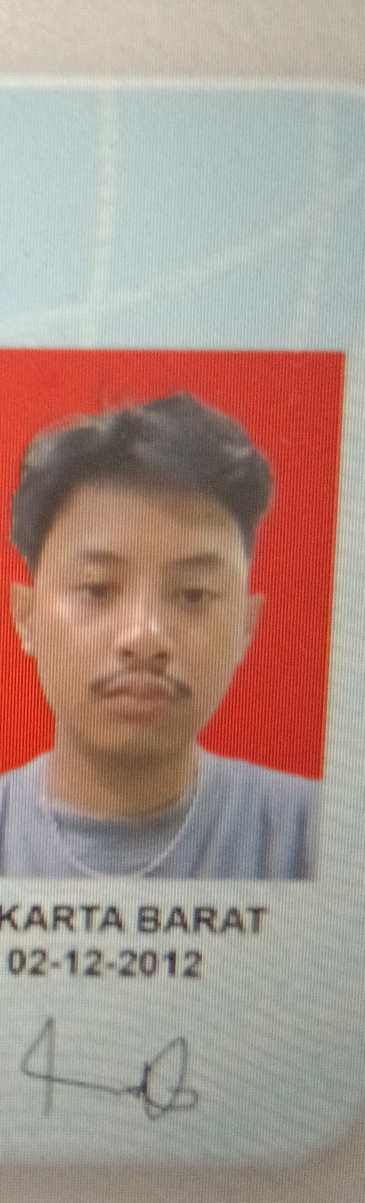
#> input picture kyc_flow_api/uploadsktp_21cc40d280fc49a69fe154ffd7314421_photo_fixed_crop.png, 729 x 2405 px (shown at 1/2 size)
$ python -i image_utils.py   (imports and definitions only)
#> lines starting #> are read from the running program, lines starting #| are printed output that depends on the picture; after the words box and inside, x2 and y2 are one past the last pixel; in counts of white or black regions, pixels touching at a corner belong together
#> further down, picture is the input picture: shape (2405, 729, 3); mean B, G, R 137, 146.6, 169.9
"""Image processing utilities for KYC Flow."""

import cv2
import numpy as np
from PIL import Image, ExifTags
from ..config import (
    CANNY_THRESHOLD_LOW, CANNY_THRESHOLD_HIGH,
    CARD_EXPANSION_RATIO, MIN_DIMENSION, CARD_RATIO_MIN, CARD_RATIO_MAX,
    MIN_CONTOUR_AREA_RATIO, KTP_PHOTO_X_START, KTP_PHOTO_Y_START,
    KTP_PHOTO_X_END, KTP_PHOTO_Y_END,
    KTP_SIGNATURE_X_START, KTP_SIGNATURE_Y_START,
    KTP_SIGNATURE_X_END, KTP_SIGNATURE_Y_END,
)


# [79 lines left out: functions load_image_correct_orientation, order_points, four_point_transform, not called in this run]


def extract_ktp_card_region(image):
    """
    Try to isolate the KTP card area from the capture image using contour detection.

    Args:
        image: BGR image

    Returns:
        Warped KTP card region or original image if no card detected
    """
    h, w = image.shape[:2]
#> h = 2405; w = 729
    image_area = float(h * w)
#> image_area = 1753245

    gray = cv2.cvtColor(image, cv2.COLOR_BGR2GRAY)
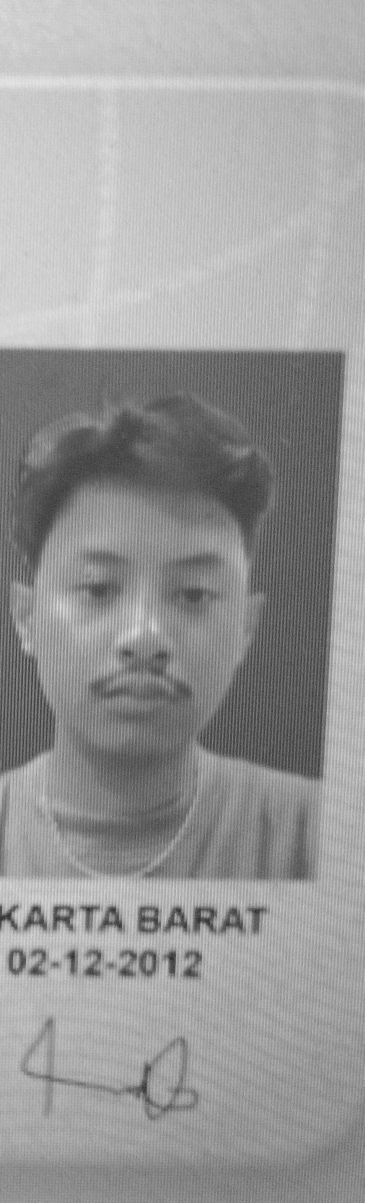
#> gray: shape (2405, 729) (shown at 1/2 size); min 27, max 233, mean 152.5
    blurred = cv2.GaussianBlur(gray, (5, 5), 0)
    edged = cv2.Canny(blurred, CANNY_THRESHOLD_LOW, CANNY_THRESHOLD_HIGH)
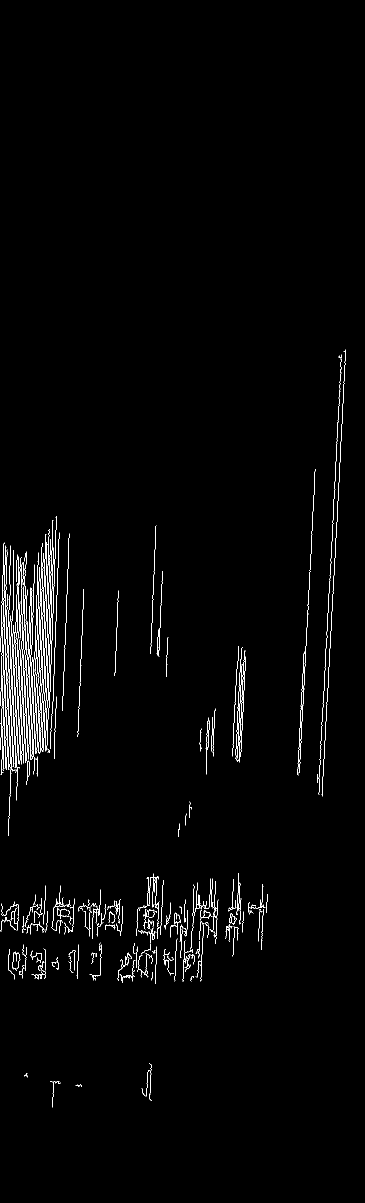
#> edged: shape (2405, 729) (shown at 1/2 size); 1.5% white in thin lines or dots, all inside (x1, y1, x2, y2) = (0, 699, 692, 2215)
    edged = cv2.dilate(edged, np.ones((3, 3), np.uint8), iterations=1)
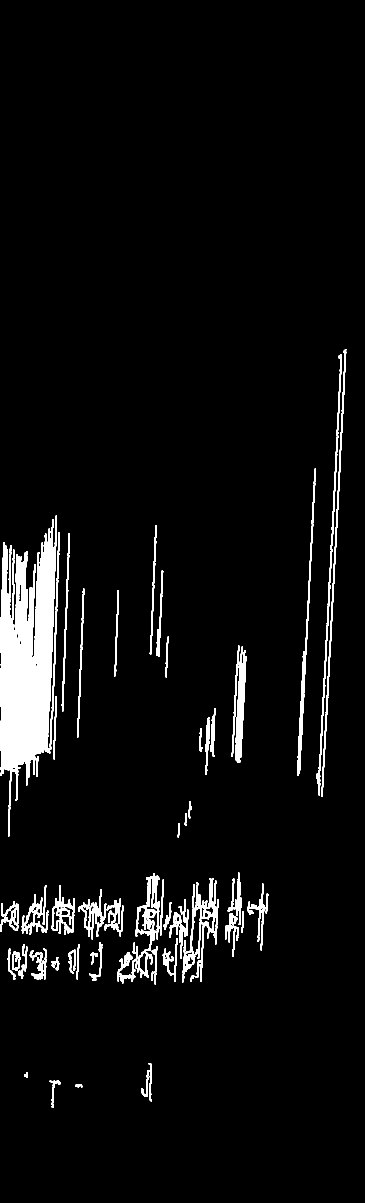
#> edged: shape (2405, 729) (shown at 1/2 size); 4.8% white; 54 white regions

    contours, _ = cv2.findContours(edged, cv2.RETR_LIST, cv2.CHAIN_APPROX_SIMPLE)
#> contours = 666 contours, 495 with area under 20; largest, box (x1, y1, x2, y2) and area: (0, 1031, 120, 1673) 40484, (271, 1746, 328, 1956) 4878, (364, 1756, 438, 1965) 4205, (470, 1293, 493, 1526) 2551, (594, 937, 632, 1552) 2186
    contours = sorted(contours, key=cv2.contourArea, reverse=True)

    for cnt in contours[:25]:
        area = cv2.contourArea(cnt)
        if area < image_area * MIN_CONTOUR_AREA_RATIO:
            continue

        peri = cv2.arcLength(cnt, True)
        approx = cv2.approxPolyDP(cnt, 0.02 * peri, True)
        if len(approx) != 4:
            continue

        rect = cv2.minAreaRect(approx)
        rw, rh = rect[1]
        if rw == 0 or rh == 0:
            continue
        ratio = max(rw, rh) / min(rw, rh)
        if ratio < CARD_RATIO_MIN or ratio > CARD_RATIO_MAX:
            continue

        # Expand the quad slightly to avoid cutting off card edges
        pts = approx.reshape(4, 2).astype("float32")
        center = pts.mean(axis=0)
        pad_px = int(CARD_EXPANSION_RATIO * max(w, h))
        vecs = pts - center
        norms = np.linalg.norm(vecs, axis=1).reshape(-1, 1)
        norms[norms == 0] = 1.0
        expanded = pts + (vecs / norms) * pad_px

        # Clip to image bounds
        expanded[:, 0] = np.clip(expanded[:, 0], 0, w - 1)
        expanded[:, 1] = np.clip(expanded[:, 1], 0, h - 1)

        warped = four_point_transform(image, expanded.astype("float32"))
        if warped.shape[0] > warped.shape[1]:
            warped = cv2.rotate(warped, cv2.ROTATE_90_CLOCKWISE)

        return warped
#> this loop made 25 passes
#> area on passes 1 to 12: 40484, 4878.5, 4205, 2551, 2186.5, 2087, 1951.5, 1927.5, 1810.5, 1615.5, 1002, 908

    return image


# [62 lines left out: functions extract_ktp_photo_region, extract_ktp_signature_region, encode_image_to_base64, not called in this run]


def save_image(image, filepath):
    """Save image to file."""
    return cv2.imwrite(filepath, image)


def load_image_from_file(filepath):
    """Load image from file."""
    return cv2.imread(filepath)

>>> import cv2
>>> picture = cv2.imread('../uploads\uf05cktp_21cc40d280fc49a69fe154ffd7314421_photo_fixed_crop.png')
>>> result = extract_ktp_card_region(picture)

$ run again, on kyc_flow_api/uploadsktp_49280b1936154674b54618571a55c632_photo_fixed_crop.png
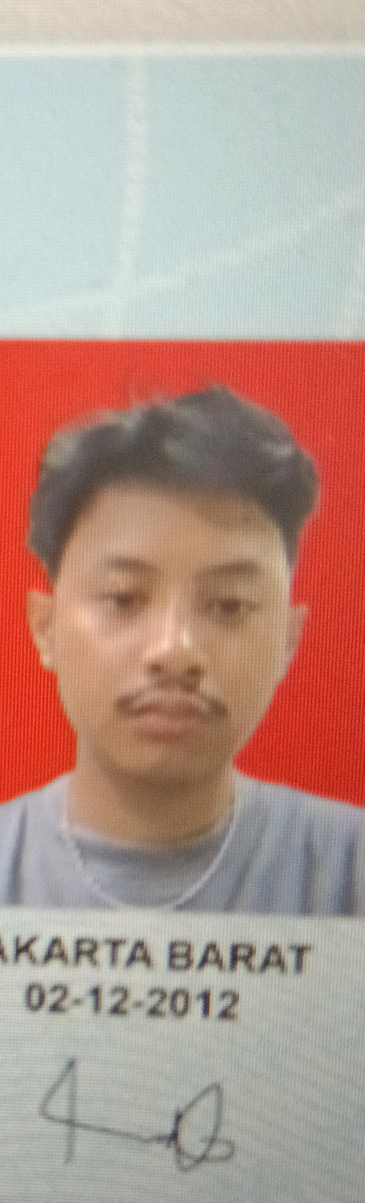
#> input picture kyc_flow_api/uploadsktp_49280b1936154674b54618571a55c632_photo_fixed_crop.png, 729 x 2405 px (shown at 1/2 size)
#> picture is the input picture: shape (2405, 729, 3); mean B, G, R 140.7, 151.2, 180
#> in extract_ktp_card_region, `edged = cv2.Canny(blurred, CANNY_THRESHOLD_LOW, CANNY_THRESHOLD_HIGH)`:
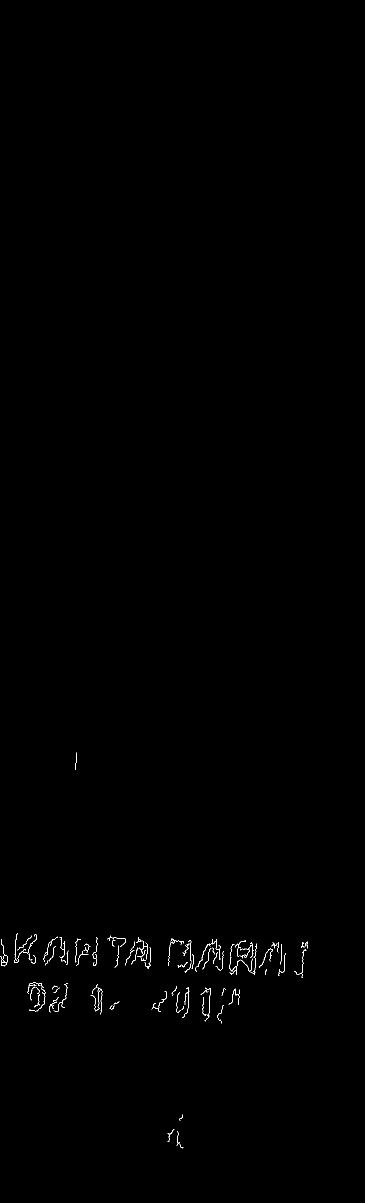
#> edged: shape (2405, 729) (shown at 1/2 size); 0.26% white in thin lines or dots, all inside (x1, y1, x2, y2) = (0, 1505, 616, 2297)
#> in extract_ktp_card_region, `edged = cv2.dilate(edged, np.ones((3, 3), np.uint8), iterations=1)`:
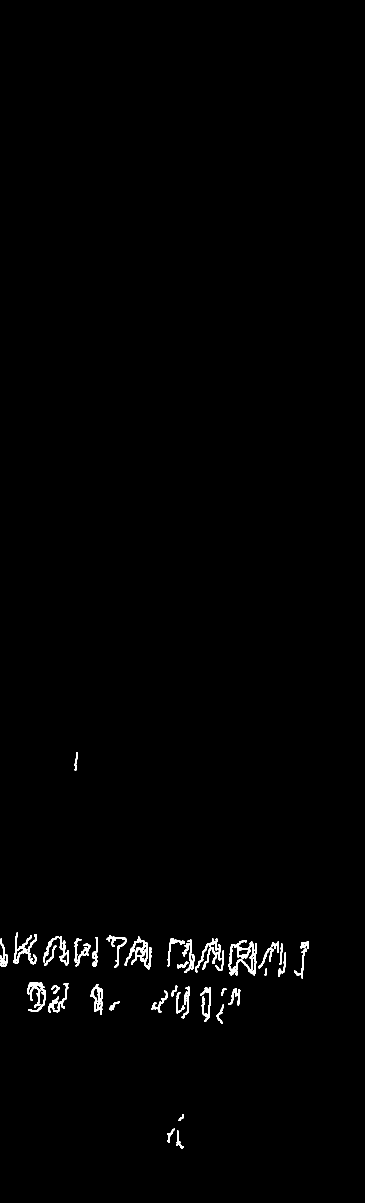
#> edged: shape (2405, 729) (shown at 1/2 size); 0.85% white; 42 white regions
#> contours = 77 contours, 23 with area under 20; largest, box (x1, y1, x2, y2) and area: (457, 1880, 514, 1951) 2466, (249, 1873, 296, 1932) 929, (459, 1890, 505, 1941) 926, (180, 1968, 206, 2030) 794, (27, 1865, 74, 1929) 740
#> the loop in extract_ktp_card_region, `for cnt in contours[:25]:` made 25 passes
#> area on passes 1 to 8: 2465.5, 929, 926.5, 794.5, 740.5, 719.5, 696.5, 433.5

$ run again, on kyc_flow_api/uploadsktp_a6f4ee9a1f4a448888ac1da097700269_photo_fixed_crop.png
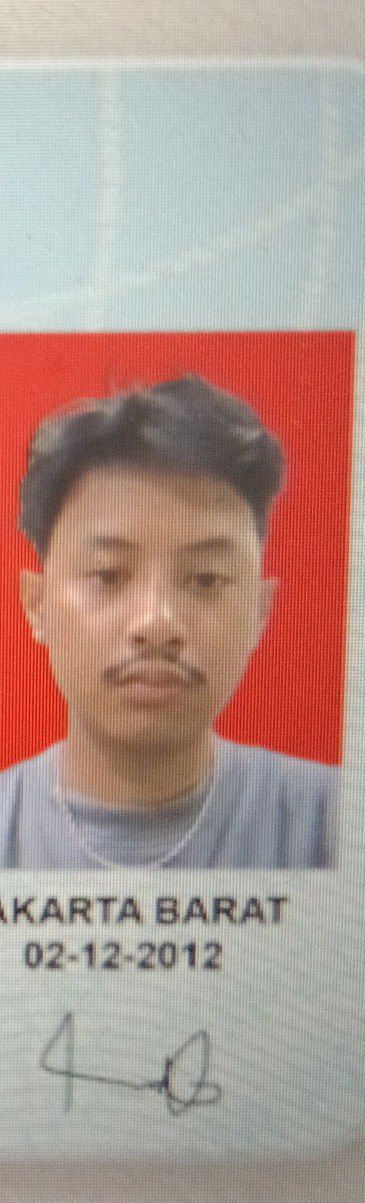
#> input picture kyc_flow_api/uploadsktp_a6f4ee9a1f4a448888ac1da097700269_photo_fixed_crop.png, 729 x 2405 px (shown at 1/2 size)
#> picture is the input picture: shape (2405, 729, 3); mean B, G, R 141.6, 150, 175.8
#> in extract_ktp_card_region, `edged = cv2.Canny(blurred, CANNY_THRESHOLD_LOW, CANNY_THRESHOLD_HIGH)`:
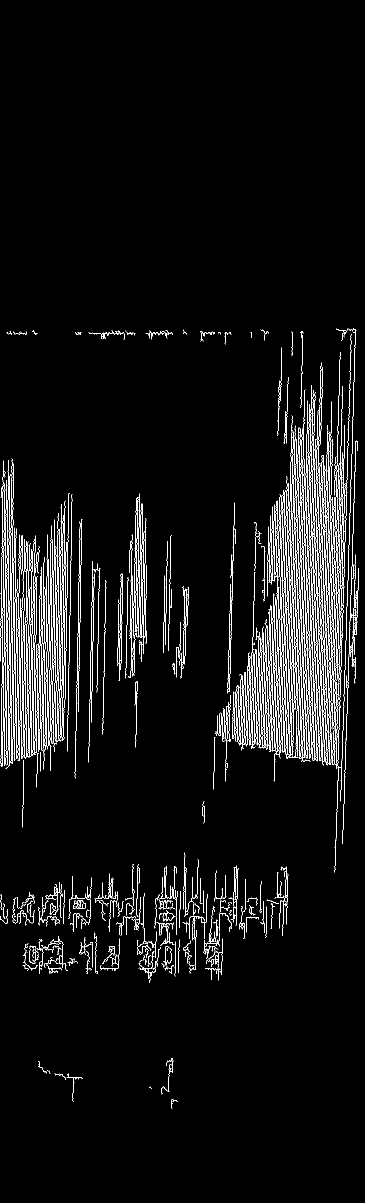
#> edged: shape (2405, 729) (shown at 1/2 size); 4.3% white in thin lines or dots, all inside (x1, y1, x2, y2) = (0, 656, 718, 2217)
#> in extract_ktp_card_region, `edged = cv2.dilate(edged, np.ones((3, 3), np.uint8), iterations=1)`:
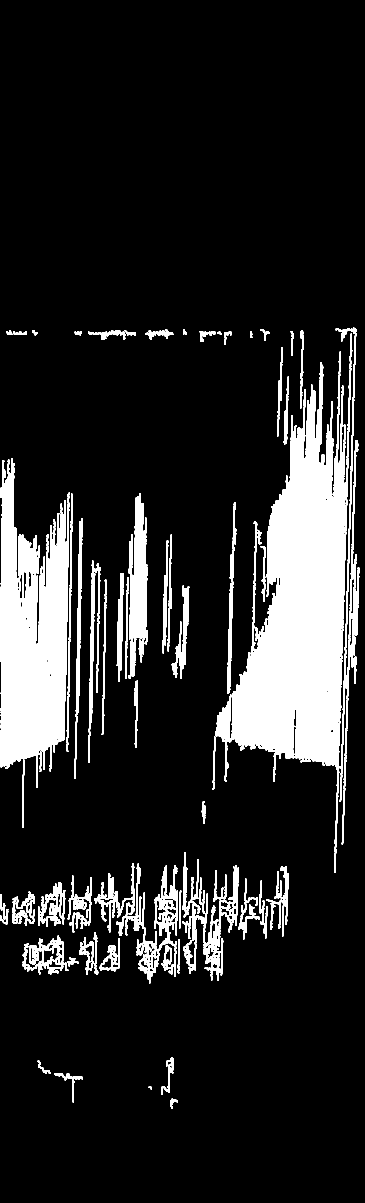
#> edged: shape (2405, 729) (shown at 1/2 size); 13.6% white; 59 white regions
#> contours = 2736 contours, 2305 with area under 20; largest, box (x1, y1, x2, y2) and area: (430, 655, 719, 1746) 116316, (0, 916, 140, 1576) 58599, (188, 1727, 356, 1967) 9766, (256, 986, 295, 1357) 8618, (364, 1704, 478, 1962) 7758
#> the loop in extract_ktp_card_region, `for cnt in contours[:25]:` made 25 passes
#> area on passes 2 to 9: 58599, 9766, 8617.5, 7758.5, 3639.5, 2537, 2407.5, 2195.5
